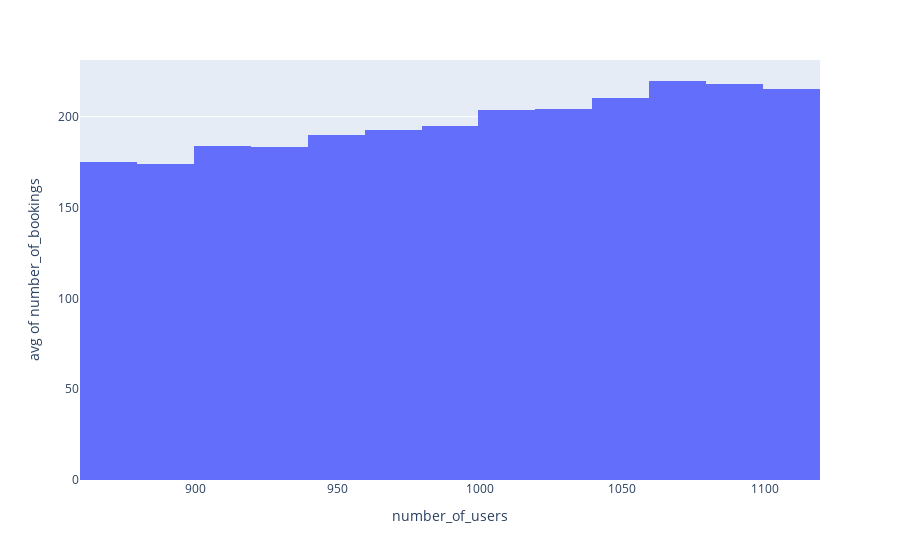

The cell this chart's notebook holds for it:
### Markdown cell above
#### Choosing the aggregation function

Suppose we now want to see the average number of bookings vs the number of users (if everything works well, we should see a trend, the higher the number of users, then the higher the number of bookings). We can do this by setting the variable to use in the y axis with the ```y``` argument and we can choose the aggregation function with the ```histfunc``` argument. This is how it will look like:

### Code cell
fig = px.histogram(data_users_dict, x="number_of_users", y='number_of_bookings', histfunc='avg')
fig.show()

### Figure 1 — Plotly figure (JSON) as saved in the notebook; plotly's stock layout.template omitted (floating-point values rounded to 4 significant figures)
{"data": [{"alignmentgroup": "True", "bingroup": "x", "histfunc": "avg", "hovertemplate": "number_of_users=%{x}<br>avg of number_of_bookings=%{y}<extra></extra>", "legendgroup": "", "marker": {"color": "#636efa", "pattern": {"shape": ""}}, "name": "", "offsetgroup": "", "orientation": "v", "showlegend": false, "type": "histogram", "x": [956, 988, 939, 1006, 1034, 954, 979, 1107, 948, 966, 1023, 991, 1027, 937, 936, 878, 980, 1056, 997, 994, 1044, 976, 1011, 959, 1009, 985, 991, 1011, 987, 971, 993, 1068, 919, 1029, 919, 936, 1011, 1025, 938, 1009, 1078, 1050, 1004, 1045, 917, 1056, 982, 1094, 1044, 1044, 978, 1064, 973, 990, 1106, 979, 968, 971, 1055, 991, 908, 1022, 923, 1016, 951, 1087, 1049, 1004, 1046, 1047, 1029, 993, 1015, 966, 1050, 982, 1008, 1046, 971, 1060, 946, 1066, 1051, 969, 949, 932, 1057, 885, 946, 883, 1067, 1040, 1019, 899, 995, 993, 972, 948, 1027, 954, 941, 955, 1065, 990, 1077, 1012, 1068, 998, 954, 1036, 1083, 1051, 1002, 952, 1027, 966, 1031, 1059, 1041, 1084], "xaxis": "x", "y": [197, 202, 172, 201, 201, 197, 184, 235, 187, 188, 182, 190, 192, 201, 189, 175, 199, 218, 194, 200, 203, 203, 181, 194, 204, 183, 213, 221, 191, 194, 209, 212, 199, 222, 186, 194, 202, 212, 172, 203, 237, 217, 185, 191, 180, 222, 187, 211, 215, 209, 201, 218, 195, 184, 195, 184, 189, 190, 218, 186, 170, 196, 180, 207, 187, 222, 203, 212, 204, 205, 189, 199, 210, 186, 225, 195, 211, 198, 211, 221, 176, 207, 206, 188, 205, 177, 226, 176, 192, 172, 236, 205, 193, 174, 196, 199, 197, 191, 215, 182, 185, 196, 207, 184, 205, 224, 234, 193, 193, 208, 227, 218, 199, 176, 211, 184, 216, 219, 198, 213], "yaxis": "y"}], "layout": {"barmode": "relative", "legend": {"tracegroupgap": 0}, "margin": {"t": 60}, "xaxis": {"anchor": "y", "domain": [0, 1], "title": {"text": "number_of_users"}}, "yaxis": {"anchor": "x", "domain": [0, 1], "title": {"text": "avg of number_of_bookings"}}}}
